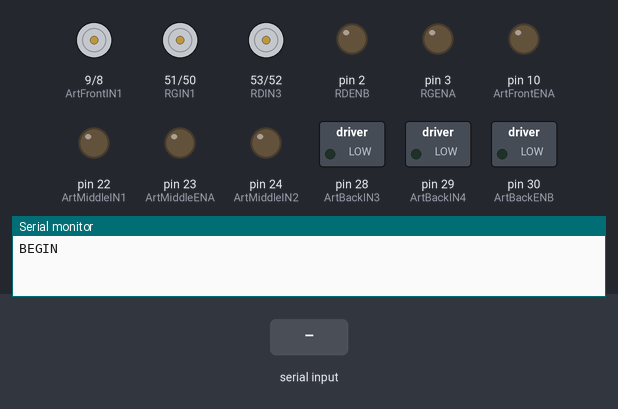
This sketch was run on a simulated Arduino Mega 2560, built with avr-gcc and run on an emulated ATmega2560. On the bench: motor-driver pin pairs drawn as motors (green arrow = first pin HIGH = forward, orange = second pin HIGH = backward, longer = more drive), switched loads named in the sketch (green lamp = pin HIGH), output pins drawn as LEDs (lit = HIGH), the last lines printed to the serial monitor. Inputs (shaded band) come from the test bench.

Above: at 1.2 s.
1.3 s: "1" received over the second serial link
At 2.4 s:
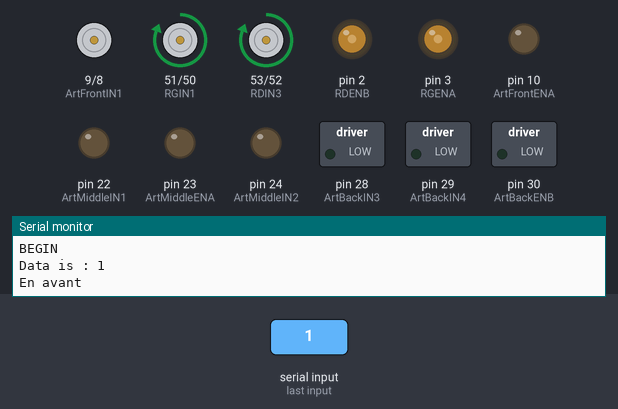
2.8 s: "3" received over the second serial link
At 3.5 s:
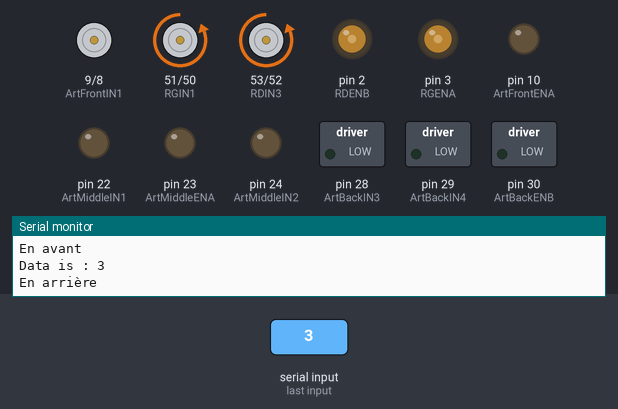
4.3 s: "2" received over the second serial link
At 4.7 s:
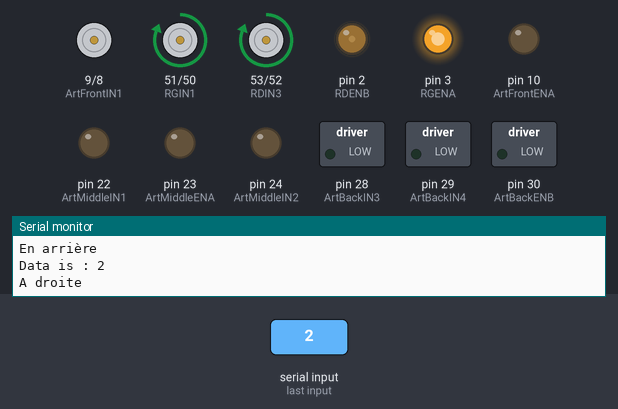
5.8 s: "4" received over the second serial link
At 7.0 s:
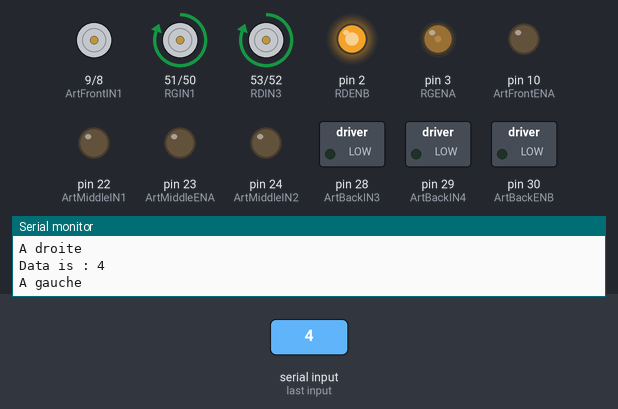
7.3 s: "0" received over the second serial link
At 8.2 s:
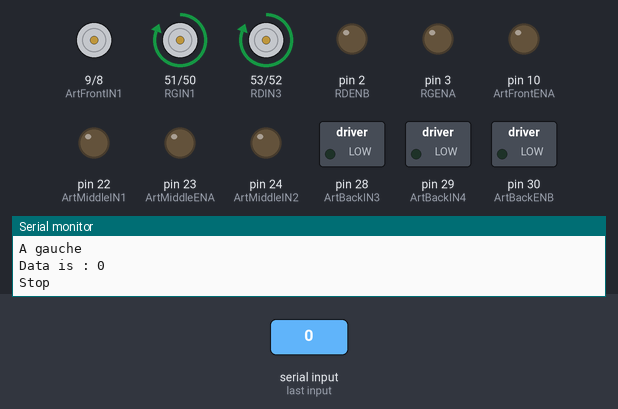
8.8 s: "A" received over the second serial link
At 9.3 s:
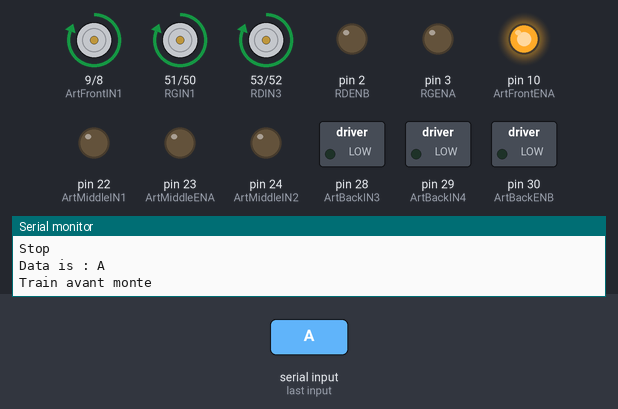
Timing chart, 0 to 11.3 s (numbered marks = the images above; inputs shaded):
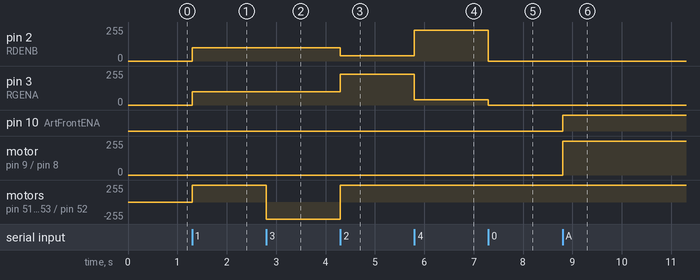

Measured:
- after the input at 1.3 s, pin 2 (RDENB), pin 3 (RGENA): 0/255 → 100/255 at once; motor on pin 51 (RGIN1) / pin 50 (RGIN2), motor on pin 53 (RDIN3) / pin 52 (RDIN4): stopped → forward 255/255 at once
- after the input at 2.8 s, motor on pin 51 (RGIN1) / pin 50 (RGIN2), motor on pin 53 (RDIN3) / pin 52 (RDIN4): forward 255/255 → backward 255/255 at once
- after the input at 4.3 s, pin 2 (RDENB): 100/255 → 40/255 at once; pin 3 (RGENA): 100/255 → 230/255 at once; motor on pin 51 (RGIN1) / pin 50 (RGIN2), motor on pin 53 (RDIN3) / pin 52 (RDIN4): backward 255/255 → forward 255/255 at once
- after the input at 5.8 s, pin 2 (RDENB): 40/255 → 230/255 at once; pin 3 (RGENA): 230/255 → 40/255 at once
- after the input at 7.3 s, pin 2 (RDENB): 230/255 → 0/255 at once; pin 3 (RGENA): 40/255 → 0/255 at once
- after the input at 8.8 s, pin 10 (ArtFrontENA): LOW → HIGH at once; motor on pin 9 (ArtFrontIN1) / pin 8 (ArtFrontIN2): stopped → forward 255/255 at once

The sketch:

Robot3_Programme.ino
```cpp
// ROBOT 3
//____________________________________CONSTANTS + LIBRARIES_________________________________________________//


// Bluetooth

  #include<SoftwareSerial.h>
  #define RX 13
  #define TX 12

  SoftwareSerial BlueT (RX,TX);

  char Data;


// roues

  int RDIN3 = 53 ;
  int RDIN4 = 52 ;
  int RDENB = 2 ;

  int RGIN2 = 50 ;
  int RGIN1 = 51 ;
  int RGENA = 3 ;

  int vitesse = 100 ;
  int vitesseRotForte = 230 ;
  int vitesseRotFaible = 40 ;

// Articulations

  int ArtBackIN3 = 28 ;
  int ArtBackIN4 = 29 ;
  int ArtBackENB = 30 ;

  int ArtMiddleIN1 = 22 ;
  int ArtMiddleIN2 = 24 ;
  int ArtMiddleENA = 23 ;

  int ArtFrontIN1 = 9 ;
  int ArtFrontIN2 = 8 ;
  int ArtFrontENA = 10 ;


//_______________________________________SETUP______________________________________________//

void setup() {
  // put your setup code here, to run once:

  Serial.begin(9600);
  Serial.println("BEGIN");

  // bluetooth
    BlueT.begin(9600);

  // Moteurs initialisés en générateur

    pinMode(RDIN3,OUTPUT) ;
    pinMode(RDIN4,OUTPUT) ;
    pinMode(RDENB,OUTPUT) ;

    pinMode(RGIN2,OUTPUT) ;
    pinMode(RGIN1,OUTPUT) ;
    pinMode(RGENA,OUTPUT) ;

    pinMode(ArtBackIN3,OUTPUT) ;
    pinMode(ArtBackIN4,OUTPUT) ;
    pinMode(ArtBackENB,OUTPUT) ;

    pinMode(ArtMiddleIN1,OUTPUT) ;
    pinMode(ArtMiddleIN2,OUTPUT) ;
    pinMode(ArtMiddleENA,OUTPUT) ;

    pinMode(ArtFrontIN1,OUTPUT) ;
    pinMode(ArtFrontIN2,OUTPUT) ;
    pinMode(ArtFrontENA,OUTPUT) ;

}

//__________________________________________LOOP_____________________________________________//

void loop() {
  // put your main code here, to run repeatedly:

    if(BlueT.available()){ // si BlueT disponible
      Data = BlueT.read();

      Serial.print("Data is : ");
      Serial.println(Data);


      //DIRECTIONS

      if (Data == '1'){
        Serial.println("En avant");

        digitalWrite(RDIN3, HIGH) ;
        digitalWrite(RDIN4 , LOW) ;

        digitalWrite( RGIN2 , LOW) ;
        digitalWrite(RGIN1 , HIGH) ;

        analogWrite(RGENA , vitesse) ;
        analogWrite(RDENB , vitesse) ;
      }


      if (Data == '3'){
        Serial.println("En arrière");

        digitalWrite(RDIN3, LOW) ;
        digitalWrite(RDIN4 , HIGH) ;

        digitalWrite( RGIN2 , HIGH) ;
        digitalWrite(RGIN1 , LOW) ;

        analogWrite(RGENA , vitesse) ;
        analogWrite(RDENB , vitesse) ;
      }


      if (Data == '2'){
        Serial.println("A droite");

        digitalWrite(RDIN3, HIGH) ;
        digitalWrite(RDIN4 , LOW) ;

        digitalWrite( RGIN2 , LOW) ;
        digitalWrite(RGIN1 , HIGH) ;

        analogWrite(RGENA , vitesseRotForte ) ;
        analogWrite(RDENB , vitesseRotFaible ) ;
      }


      if (Data == '4'){
        Serial.println("A gauche");

        digitalWrite(RDIN3, HIGH) ;
        digitalWrite(RDIN4 , LOW) ;

        digitalWrite( RGIN2 , LOW) ;
        digitalWrite(RGIN1 , HIGH) ;

        analogWrite(RGENA , vitesseRotFaible) ;
        analogWrite(RDENB , vitesseRotForte) ;
      }

      if (Data == '0'){
        Serial.println("Stop");
        digitalWrite(RGENA , LOW) ;
        digitalWrite(RDENB , LOW) ;
      }


      // moteur avant

      if (Data == 'A'){
        Serial.println("Train avant monte");

        digitalWrite(ArtFrontIN1, HIGH) ;
        digitalWrite(ArtFrontIN2 , LOW) ;

        digitalWrite(ArtFrontENA , HIGH) ;
      }

      if (Data == 'a'){
        Serial.println("Stop");
        digitalWrite(ArtFrontENA , LOW) ;
      }

      if (Data == 'B'){
        Serial.println("Train avant descend");

        digitalWrite(ArtFrontIN1, LOW) ;
        digitalWrite(ArtFrontIN2 , HIGH) ;

        digitalWrite(ArtFrontENA , HIGH) ;
      }

      if (Data == 'b'){
        Serial.println("Stop");
        digitalWrite(ArtFrontENA , LOW) ;
      }


      // Moteur centre

      if (Data == 'C'){
        Serial.println("Train central monte");

        digitalWrite(ArtMiddleIN1, LOW) ;
        digitalWrite(ArtMiddleIN2 , HIGH) ;

        digitalWrite(ArtMiddleENA , HIGH) ;
      }

      if (Data == 'c'){
        Serial.println("Stop");
        digitalWrite(ArtMiddleENA , LOW) ;
      }

      if (Data == 'D'){
        Serial.println("Train central descend");

        digitalWrite(ArtMiddleIN1, HIGH) ;
        digitalWrite(ArtMiddleIN2 , LOW) ;

        digitalWrite(ArtMiddleENA , HIGH) ;
      }


      if (Data == 'd'){
        Serial.println("Stop");
        digitalWrite(ArtMiddleENA , LOW) ;
      }


      // Moteur arrière

      if (Data == 'E'){
        Serial.println("Train arrière monte");

        digitalWrite(ArtBackIN3, HIGH) ;
        digitalWrite(ArtBackIN4 , LOW) ;

        digitalWrite(ArtBackENB , HIGH) ;
      }

      if (Data == 'e'){
        Serial.println("Stop");
        digitalWrite(ArtBackENB , LOW) ;
      }

      if (Data == 'F'){
        Serial.println("Train arrière descend");

        digitalWrite(ArtBackIN3, LOW) ;
        digitalWrite(ArtBackIN4 , HIGH) ;

        digitalWrite(ArtBackENB , HIGH) ;
      }

      if (Data == 'f'){
        Serial.println("Stop");
        digitalWrite(ArtBackENB , LOW) ;
      }


      //Tous les moteurs

      if (Data == 'H'){
        Serial.println("Robot monte");

        digitalWrite(ArtBackIN3, HIGH) ;
        digitalWrite(ArtBackIN4 , LOW) ;

        digitalWrite(ArtMiddleIN1, LOW) ;
        digitalWrite(ArtMiddleIN2 , HIGH) ;

        digitalWrite(ArtFrontIN1, HIGH) ;
        digitalWrite(ArtFrontIN2 , LOW) ;

        digitalWrite(ArtBackENB , HIGH) ;
        digitalWrite(ArtMiddleENA, HIGH) ;
        digitalWrite(ArtFrontENA , HIGH) ;
      }

      if (Data == 'h'){
        Serial.println("Stop");

        digitalWrite(ArtBackENB , LOW) ;
        digitalWrite(ArtMiddleENA, LOW) ;
        digitalWrite(ArtFrontENA , LOW) ;
      }

      if (Data == 'G'){
        Serial.println("Robot descend");

        digitalWrite(ArtBackIN3, LOW) ;
        digitalWrite(ArtBackIN4 , HIGH) ;

        digitalWrite(ArtMiddleIN1, HIGH) ;
        digitalWrite(ArtMiddleIN2 , LOW) ;

        digitalWrite(ArtFrontIN1, LOW) ;
        digitalWrite(ArtFrontIN2 , HIGH) ;

        digitalWrite(ArtBackENB , HIGH) ;
        digitalWrite(ArtMiddleENA, HIGH) ;
        digitalWrite(ArtFrontENA , HIGH) ;
      }

      if (Data == 'g'){
        Serial.println("Stop");

        digitalWrite(ArtBackENB , LOW) ;
        digitalWrite(ArtMiddleENA, LOW) ;
        digitalWrite(ArtFrontENA , LOW) ;
      }

    }
}
```
